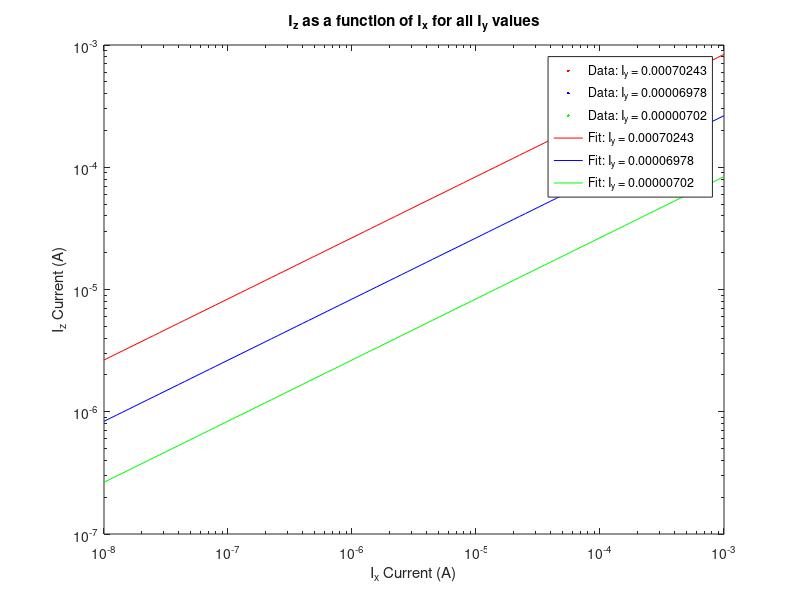

Write the MATLAB code that produced this figure.
close all
clearvars

load exp2Adata.mat

IyA300 = Vin./R3;
IyA3000 = Vin./R3k;
IyA30000 = Vin./R30k;

lbl3 = sprintf("Data: I_y = %.8f", IyA300);
lbl3k = sprintf("Data: I_y = %.8f", IyA3000);
lbl30k = sprintf("Data: I_y = %.8f", IyA30000);

flbl3 = sprintf("Fit: I_y = %.8f", IyA300);
flbl3k = sprintf("Fit: I_y = %.8f", IyA3000);
flbl30k = sprintf("Fit: I_y = %.8f", IyA30000);

fIz300 = sqrt(IxA300.*IyA300);
fIz3000 = sqrt(IxA3000.*IyA3000);
fIz30000 = sqrt(IxA30000.*IyA30000);

loglog(IxA300, IzA300, 'r.', ...
       IxA3000, IzA3000, 'b.', ...
       IxA30000, IzA30000, 'g.', ...
       IxA30000, fIz300, 'r', ...
       IxA30000, fIz3000, 'b', ...
       IxA30000, fIz30000, 'g')
xlabel('I_x Current (A)')
ylabel('I_z Current (A)')
legend(lbl3, lbl3k, lbl30k, flbl3, flbl3k, flbl30k)
title('I_z as a function of I_x for all I_y values')
